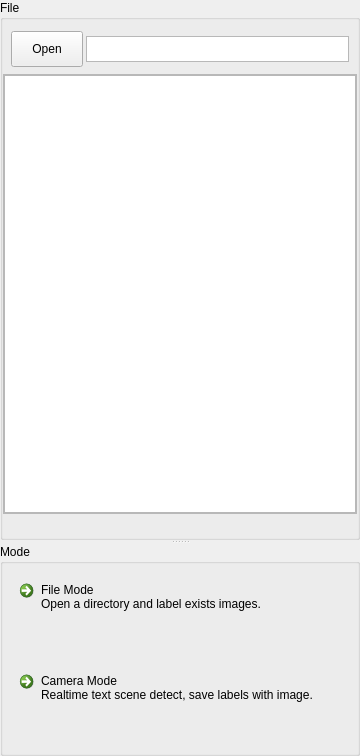
      <widget class="QSplitter" name="splitterVertical_Left">
       <property name="orientation">
        <enum>Qt::Vertical</enum>
       </property>
       <widget class="QGroupBox" name="boxFile">
        <property name="sizePolicy">
         <sizepolicy hsizetype="Maximum" vsizetype="Expanding">
          <horstretch>0</horstretch>
          <verstretch>0</verstretch>
         </sizepolicy>
        </property>
        <property name="minimumSize">
         <size>
          <width>360</width>
          <height>540</height>
         </size>
        </property>
        <property name="maximumSize">
         <size>
          <width>420</width>
          <height>16777215</height>
         </size>
        </property>
        <property name="title">
         <string>File</string>
        </property>
        <property name="alignment">
         <set>Qt::AlignLeading|Qt::AlignLeft|Qt::AlignTop</set>
        </property>
        <property name="flat">
         <bool>false</bool>
        </property>
        <layout class="QVBoxLayout" name="verticalLayout_3">
         <property name="spacing">
          <number>3</number>
         </property>
         <property name="leftMargin">
          <number>0</number>
         </property>
         <property name="topMargin">
          <number>11</number>
         </property>
         <property name="rightMargin">
          <number>0</number>
         </property>
         <property name="bottomMargin">
          <number>0</number>
         </property>
         <item>
          <layout class="QHBoxLayout" name="fileLayout_Up">
           <property name="leftMargin">
            <number>8</number>
           </property>
           <property name="rightMargin">
            <number>8</number>
           </property>
           <property name="bottomMargin">
            <number>4</number>
           </property>
           <item>
            <widget class="QToolButton" name="buttonOpen">
             <property name="minimumSize">
              <size>
               <width>72</width>
               <height>36</height>
              </size>
             </property>
             <property name="statusTip">
              <string>Change directory of images</string>
             </property>
             <property name="text">
              <string>Open</string>
             </property>
             <property name="icon">
              <iconset resource="../resource/kirinresource.qrc">
               <normaloff>:/icons/icons/ic_folder_white_24dp.png</normaloff>
               <disabledoff>:/icons/icons/ic_folder_black_24dp.png</disabledoff>:/icons/icons/ic_folder_white_24dp.png</iconset>
             </property>
             <property name="toolButtonStyle">
              <enum>Qt::ToolButtonTextBesideIcon</enum>
             </property>
            </widget>
           </item>
           <item>
            <widget class="QTextBrowser" name="textBrowserPath">
             <property name="sizePolicy">
              <sizepolicy hsizetype="Preferred" vsizetype="Maximum">
               <horstretch>0</horstretch>
               <verstretch>0</verstretch>
              </sizepolicy>
             </property>
             <property name="minimumSize">
              <size>
               <width>0</width>
               <height>24</height>
              </size>
             </property>
             <property name="maximumSize">
              <size>
               <width>16777215</width>
               <height>26</height>
              </size>
             </property>
             <property name="lineWidth">
              <number>0</number>
             </property>
            </widget>
           </item>
          </layout>
         </item>
         <item>
          <widget class="QScrollArea" name="scrollAreaFiles">
           <property name="widgetResizable">
            <bool>true</bool>
           </property>
           <widget class="QWidget" name="scrollAreaContentsFiles">
            <property name="geometry">
             <rect>
              <x>0</x>
              <y>0</y>
              <width>352</width>
              <height>456</height>
             </rect>
            </property>
            <layout class="QVBoxLayout" name="verticalLayout_5">
             <property name="spacing">
              <number>0</number>
             </property>
             <property name="leftMargin">
              <number>0</number>
             </property>
             <property name="topMargin">
              <number>0</number>
             </property>
             <property name="rightMargin">
              <number>0</number>
             </property>
             <property name="bottomMargin">
              <number>0</number>
             </property>
             <item>
              <widget class="QTableWidget" name="tableFileList"/>
             </item>
            </layout>
           </widget>
          </widget>
         </item>
         <item>
          <layout class="QHBoxLayout" name="fileLayout_down">
           <item>
            <spacer name="fileSpacer">
             <property name="orientation">
              <enum>Qt::Horizontal</enum>
             </property>
             <property name="sizeHint" stdset="0">
              <size>
               <width>148</width>
               <height>20</height>
              </size>
             </property>
            </spacer>
           </item>
           <item>
            <widget class="QLabel" name="labelFileInfo">
             <property name="statusTip">
              <string>Amount of images in directory</string>
             </property>
             <property name="text">
              <string/>
             </property>
            </widget>
           </item>
          </layout>
         </item>
        </layout>
       </widget>
       <widget class="QGroupBox" name="boxMode">
        <property name="sizePolicy">
         <sizepolicy hsizetype="Preferred" vsizetype="Preferred">
          <horstretch>0</horstretch>
          <verstretch>0</verstretch>
         </sizepolicy>
        </property>
        <property name="maximumSize">
         <size>
          <width>16777215</width>
          <height>230</height>
         </size>
        </property>
        <property name="title">
         <string>Mode</string>
        </property>
        <property name="alignment">
         <set>Qt::AlignLeading|Qt::AlignLeft|Qt::AlignTop</set>
        </property>
        <layout class="QVBoxLayout" name="verticalLayout_4">
         <property name="spacing">
          <number>11</number>
         </property>
         <item>
          <widget class="QCommandLinkButton" name="buttonFileMode">
           <property name="minimumSize">
            <size>
             <width>0</width>
             <height>80</height>
            </size>
           </property>
           <property name="font">
            <font>
             <family>Segoe UI</family>
             <weight>50</weight>
             <bold>false</bold>
             <kerning>true</kerning>
            </font>
           </property>
           <property name="cursor">
            <cursorShape>PointingHandCursor</cursorShape>
           </property>
           <property name="statusTip">
            <string>Choose directory contains images</string>
           </property>
           <property name="whatsThis">
            <string notr="true">File Mode</string>
           </property>
           <property name="text">
            <string>File Mode</string>
           </property>
           <property name="icon">
            <iconset resource="../resource/kirinresource.qrc">
             <normaloff>:/icons/icons/file.png</normaloff>:/icons/icons/file.png</iconset>
           </property>
           <property name="iconSize">
            <size>
             <width>48</width>
             <height>48</height>
            </size>
           </property>
           <property name="description">
            <string>Open a directory and label exists images.</string>
           </property>
          </widget>
         </item>
         <item>
          <widget class="QCommandLinkButton" name="buttonCameraMode">
           <property name="minimumSize">
            <size>
             <width>0</width>
             <height>80</height>
            </size>
           </property>
           <property name="font">
            <font>
             <family>Segoe UI</family>
             <weight>50</weight>
             <bold>false</bold>
            </font>
           </property>
           <property name="cursor">
            <cursorShape>PointingHandCursor</cursorShape>
           </property>
           <property name="statusTip">
            <string>Capture and save images by camera</string>
           </property>
           <property name="whatsThis">
            <string notr="true">Camera Mode</string>
           </property>
           <property name="text">
            <string>Camera Mode</string>
           </property>
           <property name="icon">
            <iconset resource="../resource/kirinresource.qrc">
             <normaloff>:/icons/icons/webcam.png</normaloff>:/icons/icons/webcam.png</iconset>
           </property>
           <property name="iconSize">
            <size>
             <width>48</width>
             <height>48</height>
            </size>
           </property>
           <property name="description">
            <string>Realtime text scene detect, save labels with image.</string>
           </property>
          </widget>
         </item>
         <item>
          <spacer name="boxSpacer">
           <property name="orientation">
            <enum>Qt::Vertical</enum>
           </property>
           <property name="sizeHint" stdset="0">
            <size>
             <width>20</width>
             <height>40</height>
            </size>
           </property>
          </spacer>
         </item>
        </layout>
       </widget>
      </widget>
